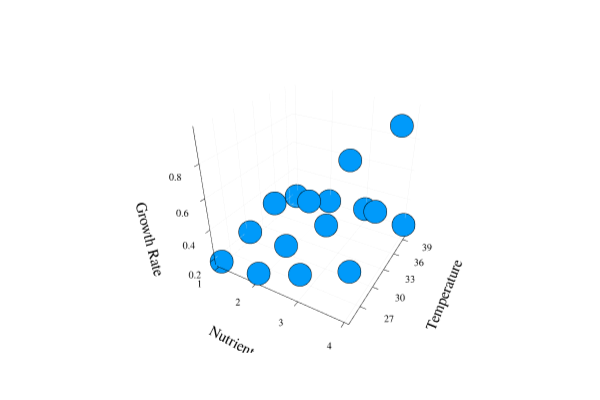

This figure's notebook cell:
### Code cell
# Create a 3D scatter plot
scatter3d(
    not_codified_table.Nutrient,
    not_codified_table.Temperature,
    not_codified_table.GrowthRate,
    xlabel="Nutrient",
    ylabel="Temperature",
    zlabel="Growth Rate",
    legend=false
)

### Figure 1 — Plotly figure (JSON) as saved in the notebook; plotly's stock layout.template omitted (floating-point values rounded to 4 significant figures)
{"data": [{"colorbar": {"len": 0.9143, "title": "", "x": 0.9934, "y": 0.533}, "legendgroup": "y1", "marker": {"color": "rgba(0, 154, 250, 1.000)", "line": {"color": "rgba(0, 0, 0, 1.000)", "width": 1}, "size": 8, "symbol": "circle"}, "mode": "markers", "name": "y1", "scene": "scene", "showlegend": true, "type": "scatter3d", "x": [1, 1, 1, 1, 2, 2, 2, 2, 3, 3, 3, 3, 4, 4, 4, 4], "xaxis": "x", "y": [25, 30, 35, 40, 25, 30, 35, 40, 25, 30, 35, 40, 25, 30, 35, 40], "yaxis": "y", "z": [0.172, 0.211, 0.276, 0.192, 0.202, 0.209, 0.375, 0.233, 0.315, 0.451, 0.722, 0.254, 0.454, 0.626, 0.974, 0.222], "zaxis": "z"}], "layout": {"annotations": [], "height": 400, "margin": {"b": 20, "l": 0, "r": 0, "t": 20}, "paper_bgcolor": "rgba(255, 255, 255, 1.000)", "plot_bgcolor": "rgba(255, 255, 255, 1.000)", "scene": {"camera": {"eye": {"x": 1.126, "y": -1.95, "z": 1.3}, "projection": "orthographic"}, "domain": {"x": [0.06165, 0.9934], "y": [0.07581, 0.9902]}, "xaxis": {"gridcolor": "rgba(0, 0, 0, 0.100)", "gridwidth": 0.5, "linecolor": "rgba(0, 0, 0, 1.000)", "mirror": false, "range": [0.91, 4.09], "showgrid": true, "showline": true, "showticklabels": true, "tickangle": 0, "tickcolor": "rgb(0, 0, 0)", "tickfont": {"color": "rgba(0, 0, 0, 1.000)", "family": "sans-serif", "size": 11}, "tickmode": "array", "ticks": "inside", "ticktext": ["1", "2", "3", "4"], "tickvals": [1, 2, 3, 4], "title": "Nutrient", "titlefont": {"color": "rgba(0, 0, 0, 1.000)", "family": "sans-serif", "size": 15}, "type": "-", "visible": true, "zeroline": false, "zerolinecolor": "rgba(0, 0, 0, 1.000)"}, "yaxis": {"gridcolor": "rgba(0, 0, 0, 0.100)", "gridwidth": 0.5, "linecolor": "rgba(0, 0, 0, 1.000)", "mirror": false, "range": [24.55, 40.45], "showgrid": true, "showline": true, "showticklabels": true, "tickangle": 0, "tickcolor": "rgb(0, 0, 0)", "tickfont": {"color": "rgba(0, 0, 0, 1.000)", "family": "sans-serif", "size": 11}, "tickmode": "array", "ticks": "inside", "ticktext": ["27", "30", "33", "36", "39"], "tickvals": [27, 30, 33, 36, 39], "title": "Temperature", "titlefont": {"color": "rgba(0, 0, 0, 1.000)", "family": "sans-serif", "size": 15}, "type": "-", "visible": true, "zeroline": false, "zerolinecolor": "rgba(0, 0, 0, 1.000)"}, "zaxis": {"gridcolor": "rgba(0, 0, 0, 0.100)", "gridwidth": 0.5, "linecolor": "rgba(0, 0, 0, 1.000)", "mirror": false, "range": [0.1479, 0.9981], "showgrid": true, "showline": true, "showticklabels": true, "tickangle": 0, "tickcolor": "rgb(0, 0, 0)", "tickfont": {"color": "rgba(0, 0, 0, 1.000)", "family": "sans-serif", "size": 11}, "tickmode": "array", "ticks": "inside", "ticktext": ["0.2", "0.4", "0.6", "0.8"], "tickvals": [0.2, 0.4, 0.6, 0.8], "title": "Growth Rate", "titlefont": {"color": "rgba(0, 0, 0, 1.000)", "family": "sans-serif", "size": 15}, "type": "-", "visible": true, "zeroline": false, "zerolinecolor": "rgba(0, 0, 0, 1.000)"}}, "showlegend": false, "width": 600}}
